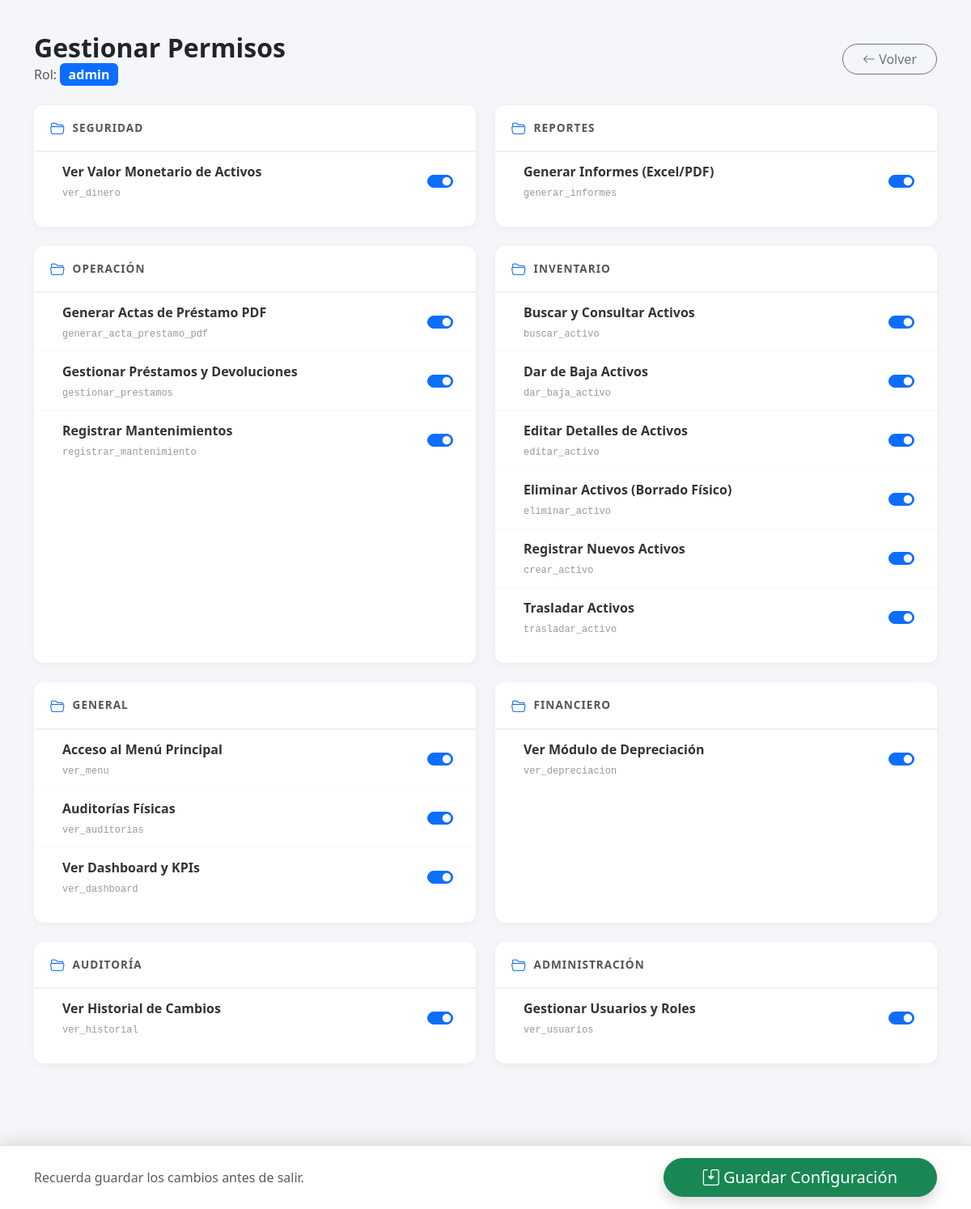
/editar_rol.php?id=1 (signed in), run on the app's committed database.
### tables this page shows
CREATE TABLE `roles` (
  `id_rol` int(11) NOT NULL,
  `nombre_rol` varchar(50) NOT NULL,
  `descripcion_rol` text DEFAULT NULL,
  `fecha_creacion` timestamp NOT NULL DEFAULT current_timestamp()
);

CREATE TABLE `permisos` (
  `id` int(11) NOT NULL,
  `nombre_permiso` varchar(100) NOT NULL,
  `clave_permiso` varchar(50) NOT NULL,
  `categoria` varchar(50) DEFAULT 'General'
);

### editar_rol.php (the view, shortened to what this page needs)
<?php
require_once 'backend/db.php';
$id_rol = $_GET['id'] ?? null;
$stmt = $conexion->prepare("SELECT * FROM roles WHERE id_rol = ?");
$stmt->bind_param("i", $id_rol);
$stmt->execute();
$rol_info = $stmt->get_result()->fetch_assoc();
$res_permisos = $conexion->query("SELECT * FROM permisos ORDER BY categoria DESC, nombre_permiso ASC");
$todos_permisos = [];
while($row = $res_permisos->fetch_assoc()) {
    $todos_permisos[$row['categoria']][] = $row;
}
$res_actuales = $conexion->query("SELECT id_permiso FROM rol_permisos WHERE id_rol = $id_rol");
$permisos_activos = [];
while($row = $res_actuales->fetch_assoc()) {
    $permisos_activos[] = $row['id_permiso'];
}
?>
<!DOCTYPE html>
<html lang="es">
<head>
    <link href="https://cdn.jsdelivr.net/npm/bootstrap@5.3.0/dist/css/bootstrap.min.css" rel="stylesheet">
    <link rel="stylesheet" href="assets/css/style.css">
    <link rel="stylesheet" href="https://cdn.jsdelivr.net/npm/bootstrap-icons@1.11.3/font/bootstrap-icons.min.css">
</head>
<body class="page-editar-rol">
<div class="container">
    <div class="d-flex justify-content-between align-items-center mb-4">
        <div>
            <h2 class="fw-bold mb-0">Gestionar Permisos</h2>
            <p class="text-muted mb-0">Rol: <span class="badge bg-primary fs-6"><?= htmlspecialchars($rol_info['nombre_rol']) ?></span></p>
        </div>
        <a href="gestionar_roles.php" class="btn btn-outline-secondary rounded-pill px-4">
            <i class="bi bi-arrow-left"></i> Volver
        </a>
    </div>
    <form method="POST" action="">
        <div class="row g-4">
            <?php foreach ($todos_permisos as $categoria => $lista_permisos): ?>
                <div class="col-lg-6">
                    <div class="card card-category h-100">
                        <div class="category-header">
                            <i class="bi bi-folder2-open category-icon"></i>
                            <h5 class="category-title"><?= htmlspecialchars($categoria) ?></h5>
                        </div>
                        <div class="card-body p-0">
                            <?php foreach ($lista_permisos as $p):
                                $checked = in_array($p['id'], $permisos_activos) ? 'checked' : '';
                                $id_input = "chk_" . $p['id'];
                            ?>
                                <div class="permiso-row">
                                    <div class="permiso-label" onclick="document.getElementById('<?= $id_input ?>').click()">
                                        <span class="permiso-name"><?= htmlspecialchars($p['nombre_permiso']) ?></span>
                                        <span class="permiso-key"><?= htmlspecialchars($p['clave_permiso']) ?></span>
                                    </div>
                                    <div class="form-check form-switch m-0">
                                        <input class="form-check-input" type="checkbox" name="permisos[]" value="<?= $p['id'] ?>" id="<?= $id_input ?>" <?= $checked ?>>
                                    </div>
                                </div>
                            <?php endforeach; ?>
                        </div>
                    </div>
                </div>
            <?php endforeach; ?>
        </div>
        <div style="height: 100px;"></div>
        <div class="floating-save">
            <div class="container">
                <div class="d-flex justify-content-between align-items-center">
                    <span class="text-muted d-none d-md-block">Recuerda guardar los cambios antes de salir.</span>
                    <button type="submit" class="btn btn-success btn-lg px-5 rounded-pill shadow">
                        <i class="bi bi-save2"></i> Guardar Configuración
                    </button>
                </div>
            </div>
        </div>
    </form>
</div>
</body>
</html>

### assets/css/style.css (style rules this page uses)
html { height: 100%; }
body { font-family: 'Segoe UI', Tahoma, Geneva, Verdana, sans-serif; margin: 0; }
input:read-only, select:disabled, input:disabled { background-color: #e9ecef; cursor: not-allowed; }
.card { border: none; box-shadow: 0 0 10px rgba(0,0,0,0.06); }
body.page-editar-rol { background-color: #f4f6f9; padding-top: 40px; padding-bottom: 80px; }
.card-category { border: none; box-shadow: 0 2px 10px rgba(0,0,0,0.05); margin-bottom: 20px; border-radius: 12px; transition: transform 0.2s; }
.category-header { background: #fff; padding: 15px 20px; border-bottom: 2px solid #f0f0f0; border-radius: 12px 12px 0 0; display: flex; align-items: center; }
.category-title { font-weight: 700; text-transform: uppercase; font-size: 0.85rem; letter-spacing: 1px; color: #555; margin: 0; }
.category-icon { margin-right: 10px; font-size: 1.1rem; color: #0d6efd; }
.permiso-row { padding: 12px 20px; border-bottom: 1px solid #f8f9fa; display: flex; align-items: center; justify-content: space-between; transition: background 0.2s; }
.permiso-row:last-child { border-bottom: none; }
.permiso-label { cursor: pointer; flex-grow: 1; margin-left: 15px; }
.permiso-name { font-weight: 600; color: #333; display: block; }
.permiso-key { font-size: 0.75rem; color: #999; font-family: monospace; }
.floating-save { position: fixed; bottom: 0; left: 0; right: 0; background: #fff; padding: 15px; box-shadow: 0 -5px 20px rgba(0,0,0,0.1); z-index: 1000; text-align: center; border-top: 1px solid #e0e0e0; }

### data on the page
roles: nombre_rol "admin"
permisos: nombre_permiso "Ver Valor Monetario de Activos", clave_permiso "ver_dinero"
permisos: nombre_permiso "Generar Informes (Excel/PDF)", clave_permiso "generar_informes"
permisos: nombre_permiso "Generar Actas de Préstamo PDF", clave_permiso "generar_acta_prestamo_pdf"
permisos: nombre_permiso "Gestionar Préstamos y Devoluciones", clave_permiso "gestionar_prestamos"
permisos: nombre_permiso "Registrar Mantenimientos", clave_permiso "registrar_mantenimiento"
permisos: nombre_permiso "Buscar y Consultar Activos", clave_permiso "buscar_activo"
permisos: nombre_permiso "Dar de Baja Activos", clave_permiso "dar_baja_activo"
permisos: nombre_permiso "Editar Detalles de Activos", clave_permiso "editar_activo"
permisos: nombre_permiso "Eliminar Activos (Borrado Físico)", clave_permiso "eliminar_activo"
permisos: nombre_permiso "Registrar Nuevos Activos", clave_permiso "crear_activo"
permisos: nombre_permiso "Trasladar Activos", clave_permiso "trasladar_activo"
permisos: nombre_permiso "Acceso al Menú Principal", clave_permiso "ver_menu"
permisos: nombre_permiso "Auditorías Físicas", clave_permiso "ver_auditorias"
permisos: nombre_permiso "Ver Dashboard y KPIs", clave_permiso "ver_dashboard"
permisos: nombre_permiso "Ver Módulo de Depreciación", clave_permiso "ver_depreciacion"
permisos: nombre_permiso "Ver Historial de Cambios", clave_permiso "ver_historial"
permisos: nombre_permiso "Gestionar Usuarios y Roles", clave_permiso "ver_usuarios"

### other printed values
$categoria "SEGURIDAD"
$categoria "REPORTES"
$categoria "OPERACIÓN"
$categoria "INVENTARIO"
$categoria "GENERAL"
$categoria "FINANCIERO"
$categoria "AUDITORÍA"
$categoria "ADMINISTRACIÓN"
